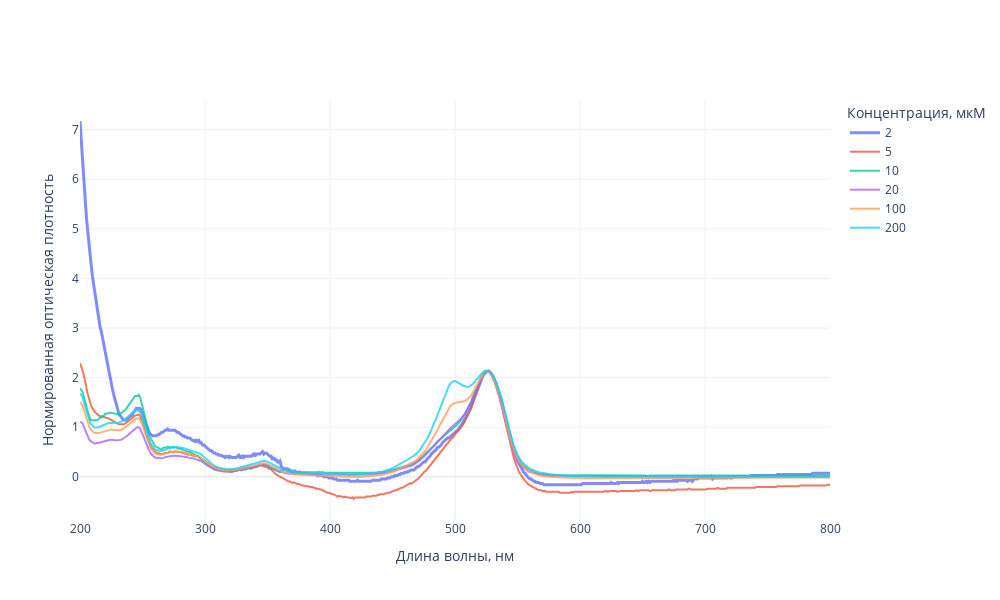

Source (notebook cell):
### Code cell
fig = go.Figure()

# две кривые
fig.add_trace(go.Scatter(x=Abs1['нм'], y=Abs1['Abs']/0.093 * 2.132, name="2", opacity=0.8,line={'width': 3}))
fig.add_trace(go.Scatter(x=Abs3['нм'], y=Abs3['Abs']/0.133 * 2.132, name="5", opacity=0.8,line={'width': 2}))
fig.add_trace(go.Scatter(x=Abs2['нм'], y=Abs2['Abs']/0.183 * 2.132, name="10", opacity=0.8,line={'width': 2}))
fig.add_trace(go.Scatter(x=Abs7['нм'], y=Abs7['Abs']/0.308 * 2.132, name="20", opacity=0.8,line={'width': 2}))
fig.add_trace(go.Scatter(x=Abs5['нм'], y=Abs5['Abs']/1.324 * 2.132, name="100", opacity=0.8,line={'width': 2}))
fig.add_trace(go.Scatter(x=Abs4['нм'], y=Abs4['Abs'], name="200", opacity=0.8,line={'width': 2}))

# fig.add_trace(go.Scatter(x=Abs6['нм'], y=Abs6['Abs'], name="Abs6", opacity=0.8,line={'width': 2}))

# fig.add_trace(go.Scatter(x=Abs8['нм'], y=Abs8['Abs'], name="Abs8", opacity=0.8,line={'width': 2}))
# свойства графика
fig.update_layout(
    height=600, width=1000,  # размер фигуры
    # title_text='Нормированные спектры поглощения родамина при различных концентрациях',
    # title_text=r'$\sqrt{(n_\text{c}(t|{T_\text{early}}))}$',
    title_font_size=20,
    yaxis_title='Нормированная оптическая плотность' ,
    xaxis_title="Длина волны, нм" ,
    legend_title_text = 'Концентрация, мкМ'
    # xaxis_rangeslider_visible=True  # слайдер
)
fig.update_xaxes(
    # range=[500, 4000],  # ограничение графика
    zeroline=True,  # рисовать линию x=0
    zerolinewidth=2  # толщина линии x=0
)
# fig.update_yaxes( range= [0, 0.7])

fig.show()

### Figure 1 — Plotly figure (JSON) as saved in the notebook; plotly's stock layout.template omitted (floating-point values rounded to 4 significant figures; data arrays with more than 128 entries replaced by an {"elided": "..."} marker saying what was removed)
{"data": [{"line": {"width": 3}, "name": "2", "opacity": 0.8, "type": "scatter", "x": {"elided": "601 int values"}, "y": {"elided": "601 float values"}}, {"line": {"width": 2}, "name": "5", "opacity": 0.8, "type": "scatter", "x": {"elided": "601 int values"}, "y": {"elided": "601 float values"}}, {"line": {"width": 2}, "name": "10", "opacity": 0.8, "type": "scatter", "x": {"elided": "601 int values"}, "y": {"elided": "601 float values"}}, {"line": {"width": 2}, "name": "20", "opacity": 0.8, "type": "scatter", "x": {"elided": "601 int values"}, "y": {"elided": "601 float values"}}, {"line": {"width": 2}, "name": "100", "opacity": 0.8, "type": "scatter", "x": {"elided": "601 int values"}, "y": {"elided": "601 float values"}}, {"line": {"width": 2}, "name": "200", "opacity": 0.8, "type": "scatter", "x": {"elided": "601 int values"}, "y": {"elided": "601 float values"}}], "layout": {"height": 600, "legend": {"title": {"text": "Концентрация, мкМ"}}, "title": {"font": {"size": 20}}, "width": 1000, "xaxis": {"title": {"text": "Длина волны, нм"}, "zeroline": true, "zerolinewidth": 2}, "yaxis": {"title": {"text": "Нормированная оптическая плотность"}}}}
